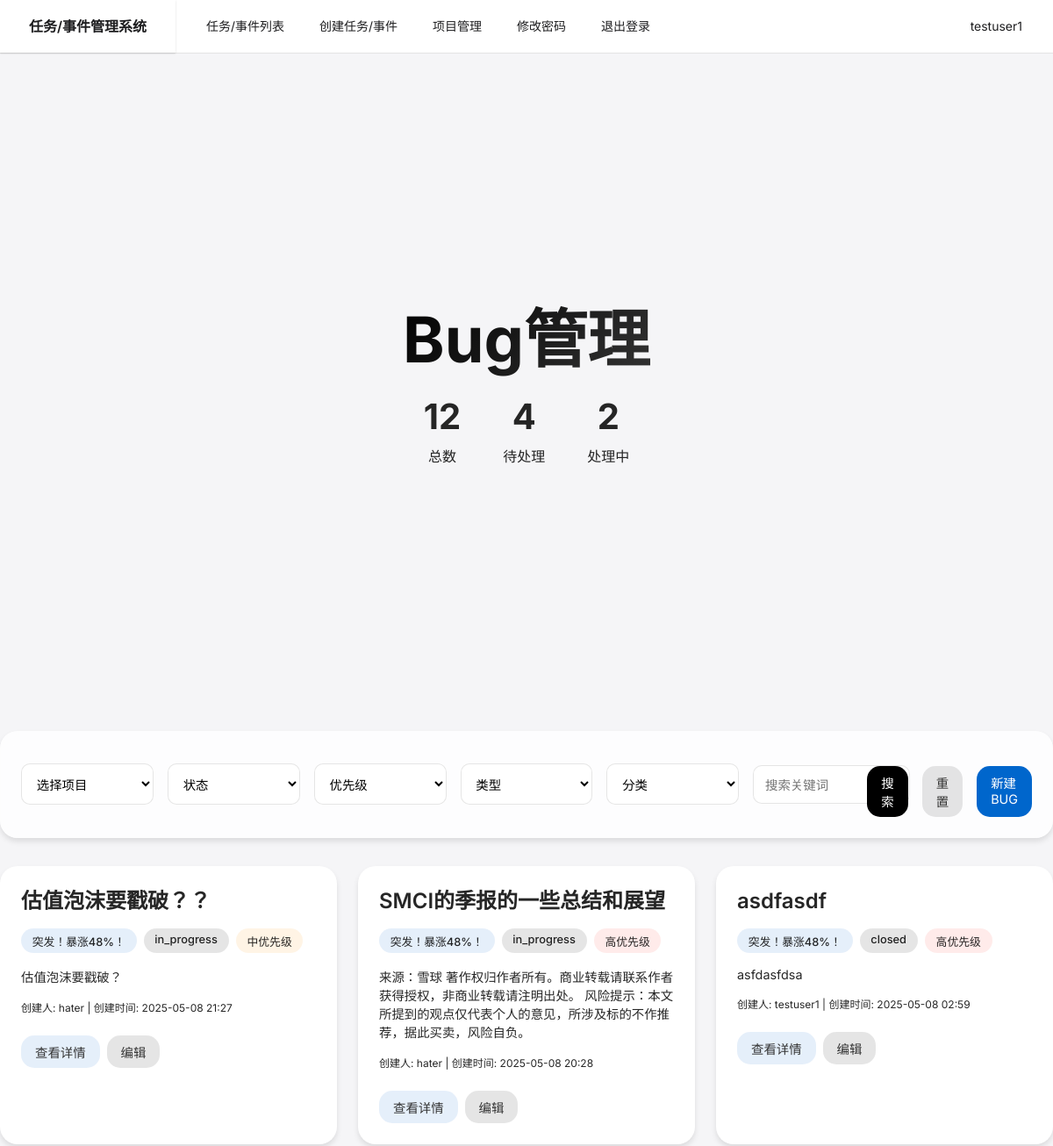
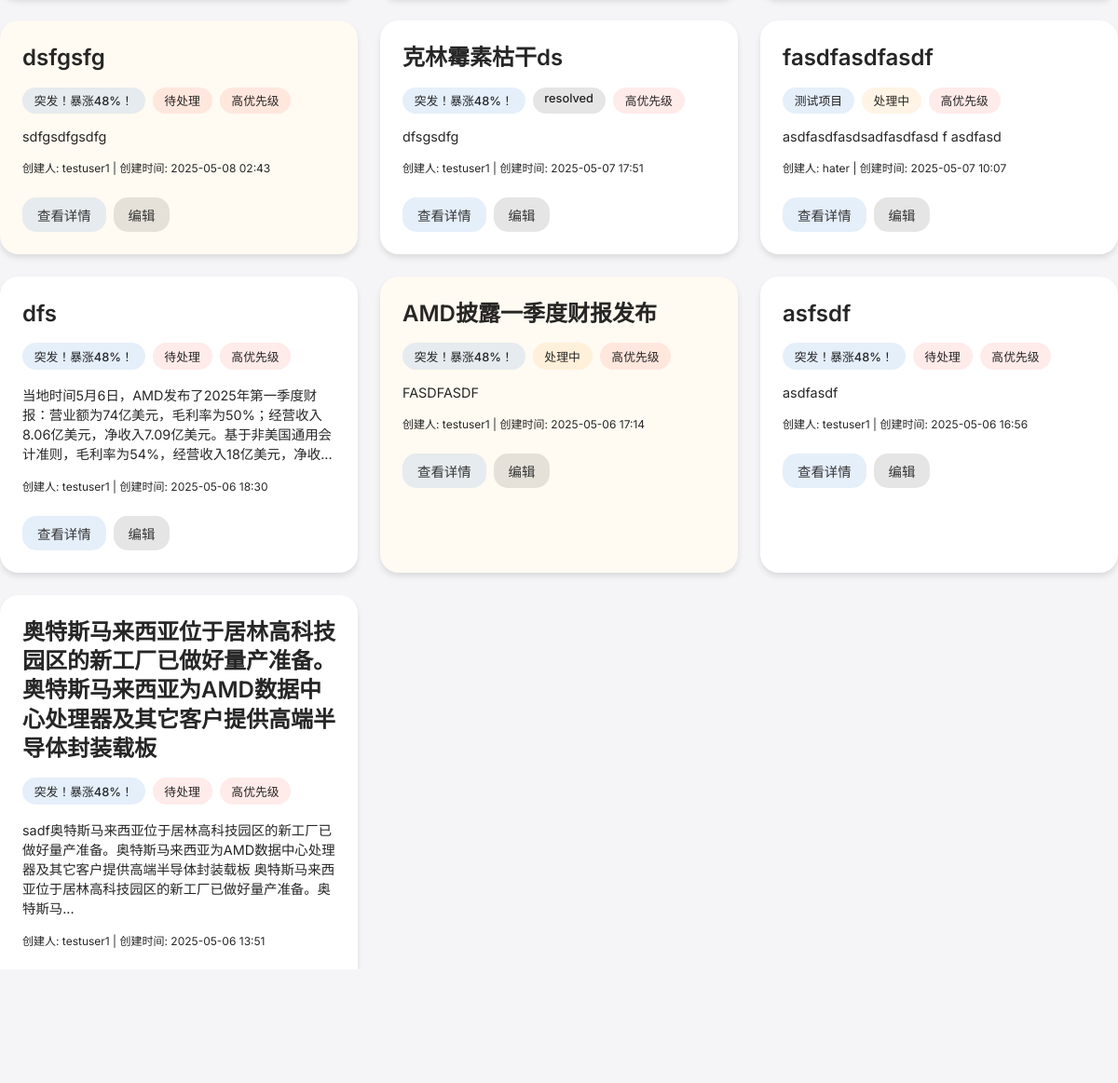
The app's page /index (signed in) with its own data (2 pictures, top to bottom).
### app/models.py (models this page shows, shortened)
class User(UserMixin, db.Model):
    id = db.Column(db.Integer, primary_key=True)
    username = db.Column(db.String(64), unique=True, nullable=False)
    email = db.Column(db.String(120), unique=True, nullable=False)
    password_hash = db.Column(db.String(128))
    is_admin = db.Column(db.Boolean, default=False)
    is_active = db.Column(db.Boolean, default=True)
    can_create_project = db.Column(db.Boolean, default=True)
    can_create_bug = db.Column(db.Boolean, default=True)
    can_reply_bug = db.Column(db.Boolean, default=True)
    created_at = db.Column(db.DateTime, default=datetime.now)
    last_login = db.Column(db.DateTime)

class Bug(db.Model):
    id = db.Column(db.Integer, primary_key=True)
    title = db.Column(db.String(200), nullable=False)
    description = db.Column(db.Text)
    priority = db.Column(db.String(20), nullable=False)  # 高/中/低
    status = db.Column(db.String(20), nullable=False, default=BugStatus.PENDING.value)  # 使用BugStatus枚举值
    type = db.Column(db.String(20), nullable=False)      # BUG/REQUIREMENT
    category = db.Column(db.String(20), nullable=False, default='功能')  # 功能/界面/性能/兼容性/其他
    created_at = db.Column(db.DateTime, default=datetime.now)
    updated_at = db.Column(db.DateTime, default=datetime.now, onupdate=datetime.now)
    creator_id = db.Column(db.Integer, db.ForeignKey('user.id'), nullable=False)
    project_id = db.Column(db.Integer, db.ForeignKey('project.id'), nullable=False)
    creator = db.relationship('User', backref=db.backref('bugs', lazy=True))
    project = db.relationship('Project', backref=db.backref('bugs', lazy=True))

class Project(db.Model):
    id = db.Column(db.Integer, primary_key=True)
    name = db.Column(db.String(255), nullable=False)
    description = db.Column(db.Text)
    created_at = db.Column(db.DateTime, default=datetime.now)
    updated_at = db.Column(db.DateTime, default=datetime.now, onupdate=datetime.now)
    creator_id = db.Column(db.Integer, db.ForeignKey('user.id'), nullable=False)
    creator = db.relationship('User', backref=db.backref('projects', lazy=True))

### app/bug/routes.py (the view)
@bp.route('/')
@bp.route('/index')
@login_required
@active_required
def index():
    page = request.args.get('page', 1, type=int)
    query = Bug.query
    category = request.args.get('category')
    if category:
        query = query.filter(Bug.category == category)
    project_id = request.args.get('project_id')
    if project_id:
        query = query.filter(Bug.project_id == project_id)
    status = request.args.get('status')
    if status:
        query = query.filter(Bug.status == status)
    priority = request.args.get('priority')
    if priority:
        query = query.filter(Bug.priority == priority)
    creator_id = request.args.get('creator_id')
    if creator_id:
        query = query.filter(Bug.creator_id == creator_id)
    keyword = request.args.get('keyword')
    if keyword:
        query = query.filter(Bug.title.contains(keyword))
    if current_user.is_admin:
        projects = Project.query.all()
    else:
        projects = Project.query.filter_by(creator_id=current_user.id).all()
    bugs = query.order_by(Bug.created_at.desc()).paginate(
        page=page, per_page=10, error_out=False)
    return render_template('bug/index.html', bugs=bugs, projects=projects)

### app/models.py (called while the page is built)
@login_manager.user_loader
def load_user(id):
    return User.query.get(int(id))

### templates/bug/index.html (shortened to what this page needs)
{% extends "base.html" %}
{% block content %}
<div class="bug-container">
    <section class="hero-section">
        <h1 class="hero-title">Bug管理</h1>
        <div class="hero-stats">
            <div class="stat-item">
                <div class="stat-number">{{ bugs.total }}</div>
                <div class="stat-label">总数</div>
            </div>
            <div class="stat-item">
                <div class="stat-number">{{ bugs.items|selectattr('status', 'equalto', '待处理')|list|length }}</div>
                <div class="stat-label">待处理</div>
            </div>
            <div class="stat-item">
                <div class="stat-number">{{ bugs.items|selectattr('status', 'equalto', '处理中')|list|length }}</div>
                <div class="stat-label">处理中</div>
            </div>
        </div>
    </section>
    <section class="search-section">
        <form method="get" class="search-form">
            <select name="project_id" class="form-select">
                <option value="">选择项目</option>
            </select>
            <select name="status" class="form-select">
                <option value="">状态</option>
            </select>
            <select name="priority" class="form-select">
                <option value="">优先级</option>
            </select>
            <select name="type" class="form-select">
                <option value="">类型</option>
            </select>
            <select name="category" class="form-select">
                <option value="">分类</option>
            </select>
            <input type="text" name="keyword" class="form-control" placeholder="搜索关键词"
                   value="{{ request.args.get('keyword', '') }}">
            <div class="search-buttons">
                <button type="submit" class="action-button" style="background: #000; color: #fff;">搜索</button>
                <a href="{{ url_for('bug.index') }}" class="action-button" style="background: rgba(0,0,0,0.1);">重置</a>
                <a href="{{ url_for('bug.create') }}" class="action-button" style="background: #0066cc; color: #fff;">新建BUG</a>
            </div>
        </form>
    </section>
    {% if bugs.items %}
    <div class="bento-grid">
        {% for bug in bugs.items %}
        <div class="bug-card">
            <h3 class="bug-title">
                <a href="{{ url_for('bug.detail', id=bug.id) }}" style="color: inherit; text-decoration: none;">
                    {{ bug.title }}
                </a>
            </h3>
            <div class="bug-meta">
                <span class="bug-tag" style="background: rgba(0,102,204,0.1);">{{ bug.project.name }}</span>
                <span class="bug-tag" style="background: {% if bug.status == '待处理' %}rgba(255,59,48,0.1){% elif bug.status == '处理中' %}rgba(255,149,0,0.1){% elif bug.status == '已关闭' %}rgba(52,199,89,0.1){% else %}rgba(0,0,0,0.1){% endif %}">
                    {{ bug.status }}
                </span>
                <span class="bug-tag" style="background: {% if bug.priority == '高' %}rgba(255,59,48,0.1){% elif bug.priority == '中' %}rgba(255,149,0,0.1){% else %}rgba(52,199,89,0.1){% endif %}">
                    {{ bug.priority }}优先级
                </span>
            </div>
            <div class="bug-info">
                {{ bug.description[:100] + '...' if bug.description and bug.description|length > 100 else bug.description or '暂无描述' }}
            </div>
            <div class="bug-info">
                <small>
                    创建人: {{ bug.creator.username }} |
                    创建时间: {{ bug.created_at.strftime('%Y-%m-%d %H:%M') }}
                </small>
            </div>
            <div class="bug-actions">
                <a href="{{ url_for('bug.detail', id=bug.id) }}" class="action-button" style="background: rgba(0,102,204,0.1);">查看详情</a>
                <a href="{{ url_for('bug.edit', id=bug.id) }}" class="action-button" style="background: rgba(0,0,0,0.1);">编辑</a>
            </div>
        </div>
        {% endfor %}
    </div>
    {% else %}
    <div class="empty-state">
        <p class="empty-state-text">暂无BUG记录</p>
        <a href="{{ url_for('bug.create') }}" class="action-button" style="background: #0066cc; color: #fff;">创建BUG</a>
    </div>
    {% endif %}
    {% if bugs.pages > 1 %}
    <div class="pagination">
        {% set args = request.args.copy() %}
        {% set _ = args.pop('page', None) %}
        {% for page_num in bugs.iter_pages() %}
            {% if page_num %}
                <a href="{{ url_for('bug.index', page=page_num, **args) }}"
                   class="page-button {% if page_num == bugs.page %}active{% endif %}">
                </a>
            {% else %}
                <span class="page-button" style="pointer-events: none;">...</span>
            {% endif %}
        {% endfor %}
        {% if bugs.has_next %}
        <a href="{{ url_for('bug.index', page=bugs.next_num, **args) }}" class="page-button">下一页</a>
        {% endif %}
    </div>
    {% endif %}
</div>
{% endblock %}

### templates/base.html (shortened to what this page needs)
<!DOCTYPE html>
<html>
<head>
    <link rel="stylesheet" href="{{ url_for('static', filename='css/layui.css') }}">
</head>
<body>
    <div class="layui-layout layui-layout-admin">
        <div class="layui-header">
            <div class="layui-logo layui-hide-xs">任务/事件管理系统</div>
            {% if current_user.is_authenticated %}
            <ul class="layui-nav layui-layout-left">
                <li class="layui-nav-item">
                    <a href="{{ url_for('bug.index') }}">任务/事件列表</a>
                </li>
                <li class="layui-nav-item">
                    <a href="{{ url_for('bug.create') }}">创建任务/事件</a>
                </li>
                <li class="layui-nav-item">
                    <a href="{{ url_for('project.index') }}">项目管理</a>
                </li>
                <li class="layui-nav-item">
                    <a href="{{ url_for('user.change_password') }}">修改密码</a>
                </li>
                <li class="layui-nav-item">
                    <a href="/logout">退出登录</a>
                </li>
            </ul>
            <ul class="layui-nav layui-layout-right">
                <li class="layui-nav-item">
                    <a href="javascript:;">
                        <i class="layui-icon layui-icon-username"></i>
                        {{ current_user.username }}
                    </a>
                </li>
            </ul>
            {% endif %}
        </div>
        <div class="layui-body">
            {% block content %}{% endblock %}
        </div>
    </div>
</body>
</html>

### records on screen
User: username "testuser1"
Bug: title "估值泡沫要戳破？？", project.name "突发！暴涨48%！", status "in_progress", priority "中", description "估值泡沫要戳破？", creator.username "hater", created_at "2025-05-08 21:27"
Bug: title "SMCI的季报的一些总结和展望", project.name "突发！暴涨48%！", status "in_progress", priority "高", description "来源：雪球 著作权归作者所有。商业转载请联系作者获得授权，非商业转载请注明出处。 风险提示：本文所提到的观点仅代表个人的意见，所涉及标的不作推荐，据此买卖，风险自负。", creator.username "hater", created_at "2025-05-08 20:28"
Bug: title "asdfasdf", project.name "突发！暴涨48%！", status "closed", priority "高", description "asfdasfdsa", creator.username "testuser1", created_at "2025-05-08 02:59"
Bug: title "dsfgsfg", project.name "突发！暴涨48%！", status "待处理", priority "高", description "sdfgsdfgsdfg", creator.username "testuser1", created_at "2025-05-08 02:43"
Bug: title "克林霉素枯干ds", project.name "突发！暴涨48%！", status "resolved", priority "高", description "dfsgsdfg", creator.username "testuser1", created_at "2025-05-07 17:51"
Bug: title "fasdfasdfasdf", project.name "测试项目", status "处理中", priority "高", description "asdfasdfasdsadfasdfasd f asdfasd", creator.username "hater", created_at "2025-05-07 10:07"
Bug: title "dfs", project.name "突发！暴涨48%！", status "待处理", priority "高", description "当地时间5月6日，AMD发布了2025年第一季度财报：营业额为74亿美元，毛利率为50%；经营收入8.06亿美元，净收入7.09亿美元。基于非美国通用会计准则，毛利率为54%，经营收入18亿美元，净收...", creator.username "testuser1", created_at "2025-05-06 18:30"
Bug: title "AMD披露一季度财报发布", project.name "突发！暴涨48%！", status "处理中", priority "高", description "FASDFASDF", creator.username "testuser1", created_at "2025-05-06 17:14"
Bug: title "asfsdf", project.name "突发！暴涨48%！", status "待处理", priority "高", description "asdfasdf", creator.username "testuser1", created_at "2025-05-06 16:56"
Bug: title "奥特斯马来西亚位于居林高科技园区的新工厂已做好量产准备。奥特斯马来西亚为AMD数据中心处理器及其它客户提供高端半导体封装载板", project.name "突发！暴涨48%！", status "待处理", priority "高", description "sadf奥特斯马来西亚位于居林高科技园区的新工厂已做好量产准备。奥特斯马来西亚为AMD数据中心处理器及其它客户提供高端半导体封装载板 奥特斯马来西亚位于居林高科技园区的新工厂已做好量产准备。奥特斯马...", creator.username "testuser1", created_at "2025-05-06 13:51"

### other values on screen
{{ bugs.total }} "12"
{{ bugs.items|selectattr('status', 'equalto', '待处理')|list|length }} "4"
{{ bugs.items|selectattr('status', 'equalto', '处理中')|list|length }} "2"
